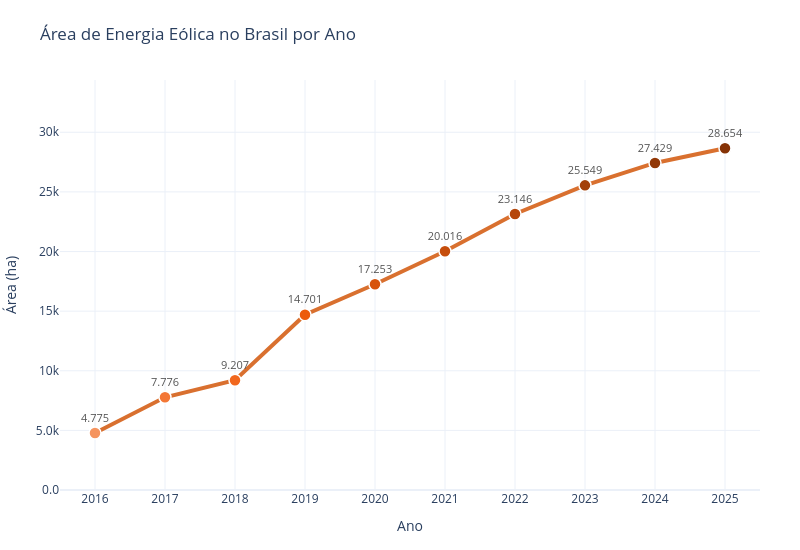

Notebook code for this chart:
### Markdown cell above
_Célula 15_

## País (Brasil)
Como há apenas uma região do tipo `pais` (Brasil), o gráfico mostra a área por ano.

### Code cell
# Célula 16
import plotly.graph_objects as go

# 1. Preparação dos dados
df_pais = df[df['tipo_region'] == 'pais']
pivot_pais = df_pais.pivot_table(index='year', columns='nome_region', values='area_ha', aggfunc='sum')
serie_brasil = pivot_pais['Brasil']

anos = serie_brasil.index.tolist()
valores = serie_brasil.values.tolist()

# Cores baseadas na rampa definida anteriormente (claro -> escuro)
cores_br = [f'rgba({int(r*255)}, {int(g*255)}, {int(b*255)}, {a})' for r, g, b, a in rampa_cores(len(anos))]

# 2. Criar Gráfico de Linha Interativo
fig = go.Figure()

fig.add_trace(go.Scatter(
    x=anos,
    y=valores,
    mode='lines+markers+text',
    line=dict(color='#d9702f', width=4),
    marker=dict(
        color=cores_br,
        size=12,
        line=dict(color='white', width=1.5)
    ),
    text=[formata_ptbr(v) for v in valores],
    textposition="top center",
    textfont=dict(size=11, color='#555'),
    hovertemplate='<b>Ano:</b> %{x}<br><b>Área:</b> %{y:,.2f} ha<extra></extra>'
))

# 3. Layout
fig.update_layout(
    title="Área de Energia Eólica no Brasil por Ano",
    xaxis_title="Ano",
    yaxis_title="Área (ha)",
    template="plotly_white",
    width=800,
    height=550,
    xaxis=dict(
        tickmode='linear',
        range=[min(anos) - 0.5, max(anos) + 0.5]
    ),
    yaxis=dict(
        range=[0, max(valores) * 1.2],
        tickformat=".2s",
        hoverformat=",.2f"
    ),
    margin=dict(t=80, b=60, l=60, r=40)
)

fig.show()

### Figure 1 — Plotly figure (JSON) as saved in the notebook; plotly's stock layout.template omitted (floating-point values rounded to 4 significant figures)
{"data": [{"hovertemplate": "<b>Ano:</b> %{x}<br><b>Área:</b> %{y:,.2f} ha<extra></extra>", "line": {"color": "#d9702f", "width": 4}, "marker": {"color": ["rgba(245, 148, 95, 1.0)", "rgba(243, 119, 54, 1.0)", "rgba(241, 103, 30, 1.0)", "rgba(236, 91, 13, 1.0)", "rgba(215, 83, 12, 1.0)", "rgba(197, 77, 12, 1.0)", "rgba(181, 71, 12, 1.0)", "rgba(163, 64, 10, 1.0)", "rgba(146, 56, 7, 1.0)", "rgba(133, 50, 6, 1.0)"], "line": {"color": "white", "width": 1.5}, "size": 12}, "mode": "lines+markers+text", "text": ["4.775", "7.776", "9.207", "14.701", "17.253", "20.016", "23.146", "25.549", "27.429", "28.654"], "textfont": {"color": "#555", "size": 11}, "textposition": "top center", "type": "scatter", "x": [2016, 2017, 2018, 2019, 2020, 2021, 2022, 2023, 2024, 2025], "y": [4775.0, 7776.0, 9207.0, 14700.0, 17250.0, 20020.0, 23150.0, 25550.0, 27430.0, 28650.0]}], "layout": {"height": 550, "margin": {"b": 60, "l": 60, "r": 40, "t": 80}, "title": {"text": "Área de Energia Eólica no Brasil por Ano"}, "width": 800, "xaxis": {"range": [2016.0, 2026.0], "tickmode": "linear", "title": {"text": "Ano"}}, "yaxis": {"hoverformat": ",.2f", "range": [0, 34380.0], "tickformat": ".2s", "title": {"text": "Área (ha)"}}}}
